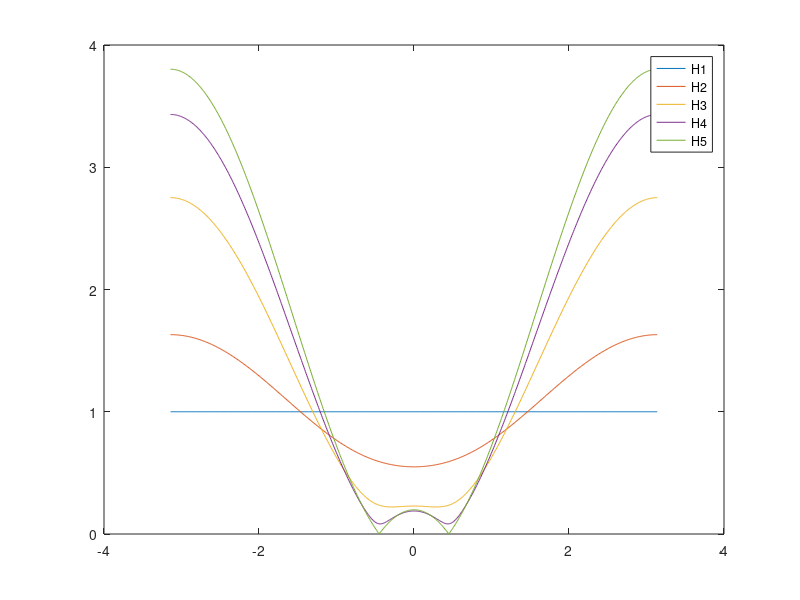
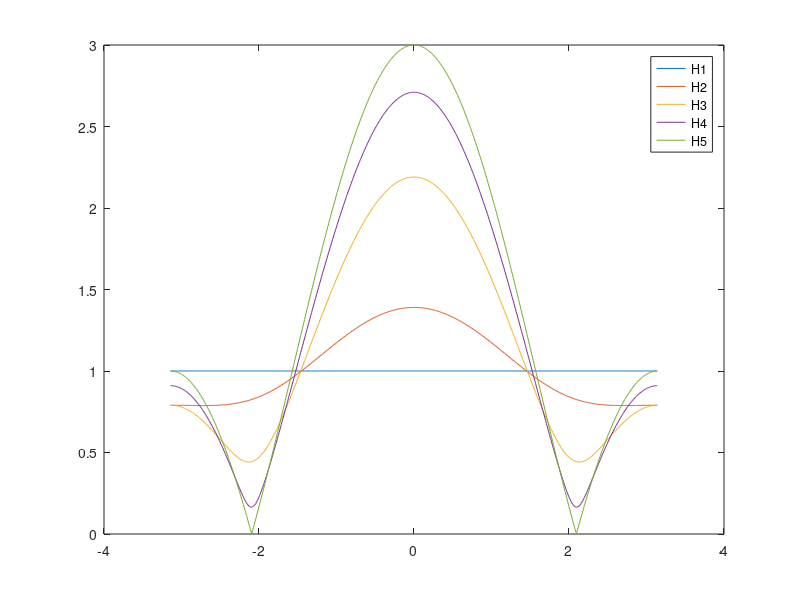

Source code (MATLAB) for these figures, in order:
%%
clc; clear;

teta = pi/7;
omega = -pi : 0.01 : pi;
j = sqrt(-1);

%Alegem mai multe valori aleatoare pentru r in intervalul (0,1)
r1 = 0;
r2 = 0.3;
r3 = 0.7;
r4 = 0.9;
r5 = 1;

b1 = [1 -2*r1*cos(teta) r1*r1];
H1 = freqz(b1, 1, omega);
figure;
plot(omega, abs(H1));
hold on;

b2 = [1 -2*r2*cos(teta) r2*r2];
H2 = freqz(b2, 1, omega);
plot(omega, abs(H2));
hold on;

b3 = [1 -2*r3*cos(teta) r3*r3];
H3 = freqz(b3, 1, omega);
plot(omega, abs(H3));
hold on;

b4 = [1 -2*r4*cos(teta) r4*r4];
H4 = freqz(b4, 1, omega);
plot(omega, abs(H4));
hold on;

b5 = [1 -2*r5*cos(teta) r5*r5];
H5 = freqz(b5, 1, omega);
plot(omega, abs(H5));
legend( 'H1', 'H2', 'H3', 'H4', 'H5')
hold off;

%%
teta2 = 2*pi/3;

b1 = [1 -2*r1*cos(teta2) r1*r1];
H1 = freqz(b1, 1, omega);
figure;
plot(omega, abs(H1));
hold on;

b2 = [1 -2*r2*cos(teta2) r2*r2];
H2 = freqz(b2, 1, omega);
plot(omega, abs(H2));
hold on;

b3 = [1 -2*r3*cos(teta2) r3*r3];
H3 = freqz(b3, 1, omega);
plot(omega, abs(H3));
hold on;

b4 = [1 -2*r4*cos(teta2) r4*r4];
H4 = freqz(b4, 1, omega);
plot(omega, abs(H4));
hold on;

b5 = [1 -2*r5*cos(teta2) r5*r5];
H5 = freqz(b5, 1, omega);
plot(omega, abs(H5));
legend( 'H1', 'H2', 'H3', 'H4', 'H5')
hold off;